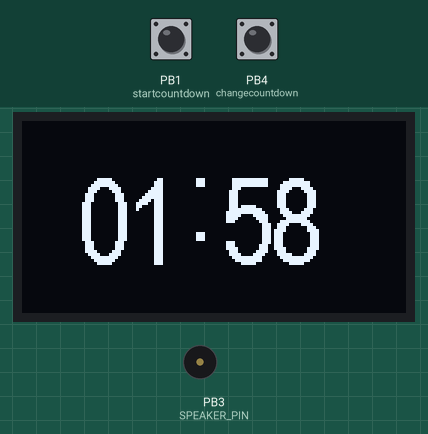
Recording of a sketch running on a simulated ATtiny85, built with avr-gcc and run on an emulated ATtiny85. Shown: 128×64 one-colour display, buzzer (waves = sounding, pin HIGH). The inputs (shaded band) are chosen by the test bench; at power-on: PB1 (startcountdown) HIGH, PB4 (changecountdown) HIGH.

Above: at 3.4 s.
3.5 s: PB1 (startcountdown) pulled LOW for 1.5 s
At 6.1 s:
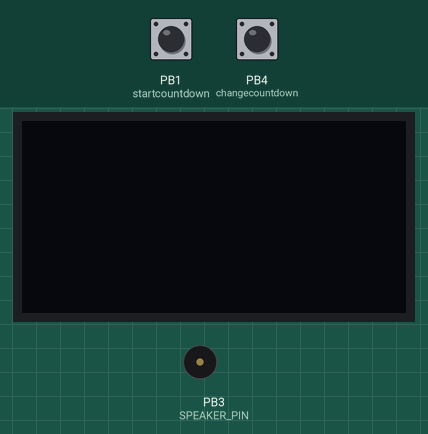
At 7.2 s:
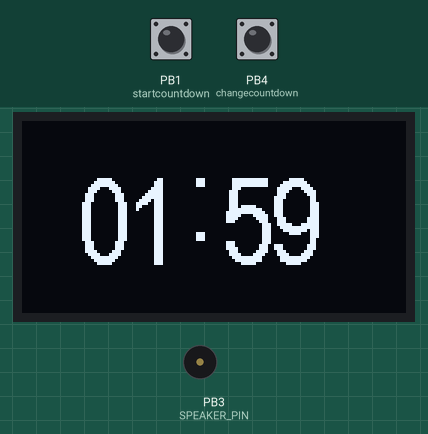
Timing chart, 0 to 8.7 s (numbered marks = the images above; inputs shaded):
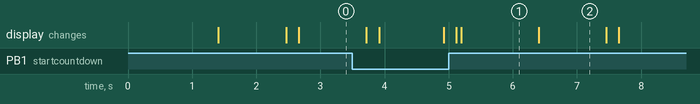

The sketch:

attiny85_countdown_timer_OK.ino
```cpp
// kleine Anpassung an Volos Schaltung:
// https://www.youtube.com/watch?v=fnGzRqVI4YI
// ---------------------------------------------------------------------------------------
// wokwi: https://wokwi.com/projects/439648853914582017
// ACHTUNG:
// wird ein Attiny85 Digispark (China Teil) eingesetzt, dann
//
// die türkise Leitung statt auf Masse, auf VCC umlegen
//
//    if(digitalRead(changecountdown)==0) {  // Countdown einstellen - Knopf gedrückt
//    if(digitalRead(startcountdown)==0) { // Countdown starten - Knopf gedrückt
// auf
//   if(digitalRead(changecountdown)==HIGH) {  // Countdown einstellen - Knopf gedrückt
//    if(digitalRead(startcountdown)==HIGH) { // Countdown starten - Knopf gedrückt
// ändern
//
//
// Attiny85 Digispark Pinbelegung
// P0 (PB0) -> OLED SDA
// P1 (PB1) -> Button 1
// P2 (PB2) -> OLED SCL
// P3 (PB3) -> Buzzer Plus
// P4 (PB4) -> Button 2
// P5 (PB5) nicht verwendet - Reset Pin
//
// Button 1 und Button 2 auf Plus legen
// Buzzer auf GND
//
// OLED VCC nach 5V Plus
// OLED GND -> GND
//
// Attiny85 Digispark 5V -> 5V Plus
// Attiny85 Digispark GND -> GND
// ---------------------------------------------------------------------------------------

#include <TinyWireM.h>
#include <Tiny4kOLED.h>

#include "font16x32digits.h"


uint8_t width = 64;
uint8_t height = 32;

#define startcountdown 1        // PB1
#define SPEAKER_PIN 3           // PB3
#define changecountdown 4       // PB4

int minutes=1;
int seconds=0;
int fase=0;
int chosen=0;
int times[]={1,2,3,4,5};        // Countdown - Minuten
int debounce4=0;
int debounce1=0;


void setup() {
  pinMode(changecountdown,INPUT_PULLUP);
  pinMode(startcountdown,INPUT_PULLUP);
  pinMode(SPEAKER_PIN,OUTPUT);
  oled.begin(128, 64, sizeof(tiny4koled_init_128x64), tiny4koled_init_128x64); // display initialization
  oled.setRotation(1);     // The default orientation is not the most commonly used.
  oled.clear();
  oled.on();
}


void loop() {

 // Countdown einstellen
  if(fase==0){
   if(digitalRead(changecountdown)==HIGH) {  // Countdown einstellen - Knopf gedrückt
    delay(50); // kleines Entprellen
    if(debounce4==0) {
      oled.clear();
      debounce4=1;
      chosen++;
      if(chosen>4) chosen=0;
      if(fase==3) fase=0;
    }
    } else {
      debounce4=0;
    }
   }

    // Countdown startet bei jedem Klickauf den Button von vorne
    // somit muss man nicht warten bis Countdown abgelaufen ist.
    if(digitalRead(startcountdown)==HIGH) { // Countdown starten - Knopf gedrückt
      delay(50); // kleines Entprellen
     if(debounce1==0)  {
      oled.clear();
      debounce1=1;
      seconds=0;
      minutes=times[chosen];
      fase=1;
     }
    } else {
      debounce1=0;
    }


  if(fase==1 || fase==2){ // Min:Sek oder nur Sek anzeigen
    //delay(10);
    delay(1000);
    seconds--;
    if(seconds<=0) {
      seconds=59;
      minutes--;
    }
  }

  if (fase == 3) // piep piep
  {
    oled.clear();
    analogWrite(SPEAKER_PIN, 128); // PWM Ton
    delay(500);
    analogWrite(SPEAKER_PIN, 0);   // ausschalten
    fase = 0;
    minutes = 1;
    seconds = 0;
  }

   if(minutes==0)    fase=2; // nur die Sekunden anzeigen
   if(minutes==-1)   fase=3; // Piep

   updateDisplay();
}


void updateDisplay() {
  if(fase==0) // -------------- Countdown Einstellfenster anzeigen
     {
      oled.setFont(FONT8X16P);
      oled.setCursor(0, 0);
      oled.print("Countdown setzen");
      oled.setCursor(0, 10);
      oled.print("-----------------");
      oled.setCursor(15, 20);
      for(int i=0;i<5;i++)
        {
           oled.print(" ");
           oled.print(times[i]);
        }
        if(chosen>1)
        oled.setCursor(15+5+chosen*14, 30);
        else
        oled.setCursor(15+5+chosen*14, 30);
        oled.print("/\\");
      }

  if(fase==1){     // Min : Sek   anzeigen
    oled.clear();
    oled.setFont(FONT16X32DIGITS);
    oled.setCursor(20, 10);
    if(minutes<10)  oled.print(0);
    oled.print(minutes);
    oled.print(" : ");
    if(seconds<10)  oled.print(0);
    oled.print(seconds);
  }

  if(fase==2) // große Sekunden anzeigen
  {
    oled.clear();
    oled.setFont(FONT16X32DIGITS);
    oled.setCursor(50, 10);
    if(seconds<10)  oled.print(0);
    oled.print(seconds);
  }

}
```

Source omitted: font16x32digits.h (35252 bytes)

Measured:
- what the display in image 1 shows lasts 1.2 s, from 5.2 s to 6.4 s
- what the display in image 2 shows lasts 1.1 s, from 6.4 s to 7.5 s
